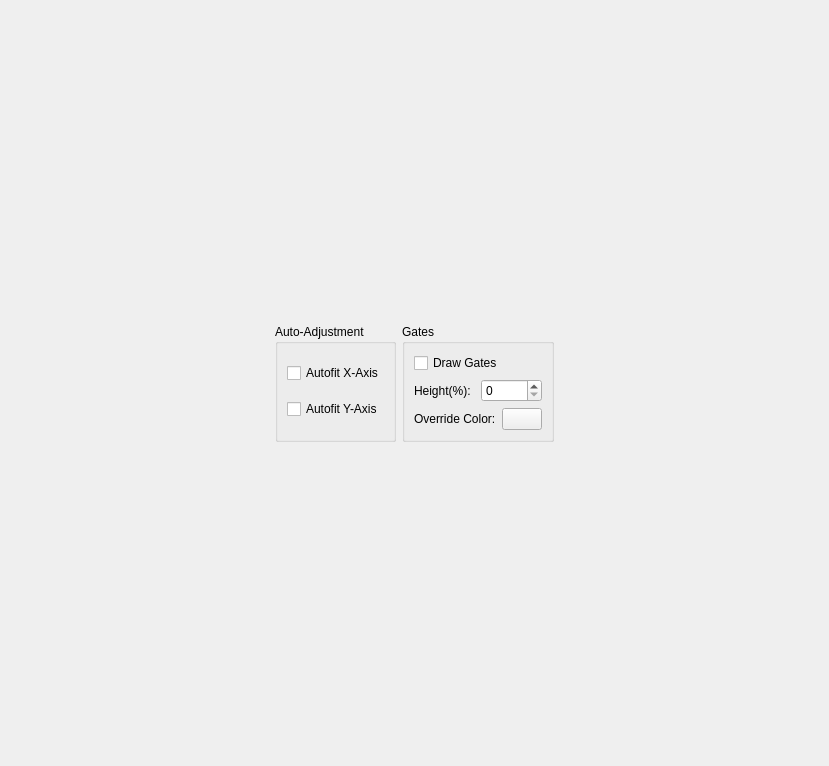
       <widget class="QWidget" name="page_11">
        <layout class="QGridLayout" name="gridLayout_14">
         <item row="0" column="1">
          <spacer name="verticalSpacer_11">
           <property name="orientation">
            <enum>Qt::Vertical</enum>
           </property>
           <property name="sizeHint" stdset="0">
            <size>
             <width>20</width>
             <height>313</height>
            </size>
           </property>
          </spacer>
         </item>
         <item row="1" column="0">
          <spacer name="horizontalSpacer_47">
           <property name="orientation">
            <enum>Qt::Horizontal</enum>
           </property>
           <property name="sizeHint" stdset="0">
            <size>
             <width>264</width>
             <height>20</height>
            </size>
           </property>
          </spacer>
         </item>
         <item row="1" column="1">
          <layout class="QHBoxLayout" name="horizontalLayout_76">
           <item>
            <widget class="QGroupBox" name="groupBox_23">
             <property name="title">
              <string>Auto-Adjustment</string>
             </property>
             <layout class="QVBoxLayout" name="verticalLayout_36">
              <item>
               <widget class="QCheckBox" name="checkBox_25">
                <property name="text">
                 <string>Autofit X-Axis</string>
                </property>
               </widget>
              </item>
              <item>
               <widget class="QCheckBox" name="checkBox_26">
                <property name="text">
                 <string>Autofit Y-Axis</string>
                </property>
               </widget>
              </item>
             </layout>
            </widget>
           </item>
           <item>
            <widget class="QGroupBox" name="groupBox_24">
             <property name="title">
              <string>Gates</string>
             </property>
             <layout class="QVBoxLayout" name="verticalLayout_37">
              <item>
               <widget class="QCheckBox" name="checkBox_27">
                <property name="text">
                 <string>Draw Gates</string>
                </property>
               </widget>
              </item>
              <item>
               <layout class="QHBoxLayout" name="horizontalLayout_74">
                <item>
                 <widget class="QLabel" name="label_92">
                  <property name="text">
                   <string>Height(%):</string>
                  </property>
                 </widget>
                </item>
                <item>
                 <widget class="QSpinBox" name="spinBox_6"/>
                </item>
               </layout>
              </item>
              <item>
               <layout class="QHBoxLayout" name="horizontalLayout_75">
                <item>
                 <widget class="QLabel" name="label_93">
                  <property name="text">
                   <string>Override Color:</string>
                  </property>
                 </widget>
                </item>
                <item>
                 <widget class="QPushButton" name="pushButton_59">
                  <property name="text">
                   <string/>
                  </property>
                 </widget>
                </item>
               </layout>
              </item>
             </layout>
            </widget>
           </item>
          </layout>
         </item>
         <item row="1" column="2">
          <spacer name="horizontalSpacer_48">
           <property name="orientation">
            <enum>Qt::Horizontal</enum>
           </property>
           <property name="sizeHint" stdset="0">
            <size>
             <width>264</width>
             <height>20</height>
            </size>
           </property>
          </spacer>
         </item>
         <item row="2" column="1">
          <spacer name="verticalSpacer_10">
           <property name="orientation">
            <enum>Qt::Vertical</enum>
           </property>
           <property name="sizeHint" stdset="0">
            <size>
             <width>20</width>
             <height>313</height>
            </size>
           </property>
          </spacer>
         </item>
        </layout>
       </widget>
